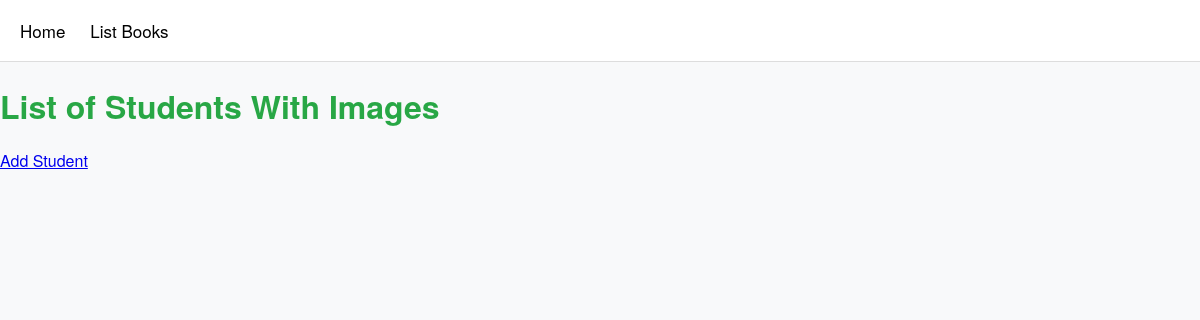
The page /books/students_with_image/list on the database as committed earlier.
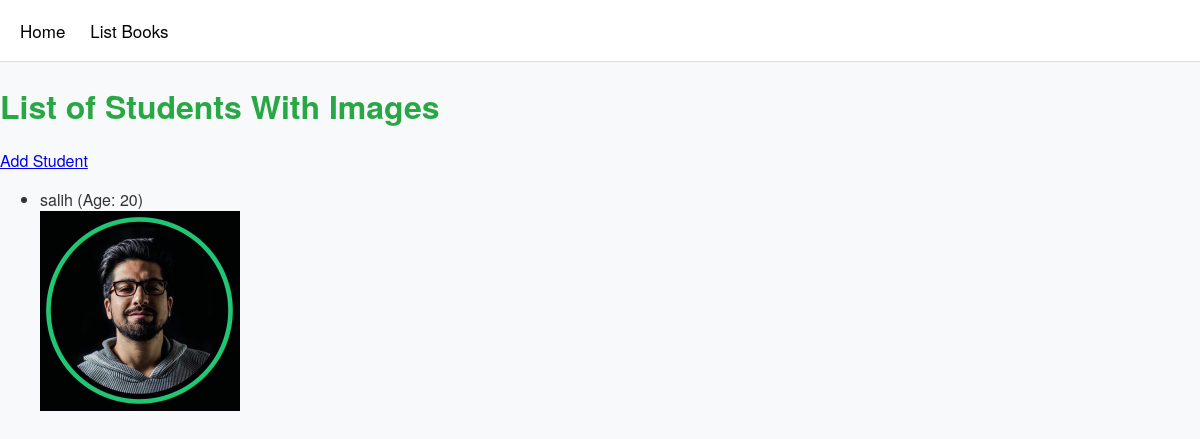
The same page on the database as committed later.
### apps/bookmodule/models.py (models this page shows, shortened)
class StudentWithImage(models.Model):
    name = models.CharField(max_length=100)
    age = models.PositiveIntegerField(default=20)
    profile_image = models.ImageField(upload_to='student_images/')

### apps/bookmodule/views.py (the view)
# urls.py: path('students_with_image/list', views.listStudentsWithImage, name='students.listStudentsWithImage'),
def listStudentsWithImage(request):
    from .models import StudentWithImage
    students = StudentWithImage.objects.all()
    return render(request, 'bookmodule/students_with_image/list_students.html', {'students': students})

### apps/templates/bookmodule/students_with_image/list_students.html (shortened to what this page needs)
{% extends "layouts/base.html" %}
{% block content %}
<h1>List of Students With Images</h1>
<a href="{% url 'students.addStudentWithImage' %}">Add Student</a>
<ul>
{% for s in students %}
  <li>
    {{ s.name }} (Age: {{ s.age }})
    {% if s.profile_image %}
      <br>
      <img src="{{ s.profile_image.url }}" alt="{{ s.name }}" style="max-width:200px;max-height:200px;">
    {% endif %}
  </li>
{% endfor %}
</ul>
{% endblock content %}

### apps/templates/layouts/base.html (shortened to what this page needs)
<!DOCTYPE html>
<html>
{% load static %}
<head>
<link rel="stylesheet" href="https://cdnjs.cloudflare.com/ajax/libs/font-awesome/4.7.0/css/font-awesome.min.css">
<link rel="stylesheet" href="{% static 'style.css' %}">
</head>
<body>
{% include "includes/header.html" %}
{% block content %} {% endblock content %}
</body>
</html>

### apps/templates/includes/header.html
{% with request.resolver_match.url_name as url_name %}
<div class="topnav">
    <a class="{% if url_name == 'books.index' %}active{% endif %}" href="{% url "books.index" %}">Home</a>
    <a class="{% if url_name == 'books.listbooks' %}active{% endif %}" href="{% url "books.listbooks" %}">List Books</a>
</div>
{% endwith %}

### apps/static/style.css (style rules this page uses)
body { font-family: "Helvetica Neue", Helvetica, Arial, sans-serif; background: #f8f9fa; margin: 0; padding: 0; color: #333; }
h1 { color: #28a745; margin-bottom: 20px; font-size: 2em; font-weight: 700; }
.topnav { background-color: #ffffff; border-bottom: 1px solid #dddddd; padding: 10px 20px; display: flex; align-items: center; }
.topnav a { color: #000000; text-align: center; margin-right: 25px; text-decoration: none; font-size: 17px; padding: 8px 0; transition: color 0.3s ease; }

Rows that differ between the two databases and show on the page:
added StudentWithImage: name "salih", age "20", profile_image (picture)
